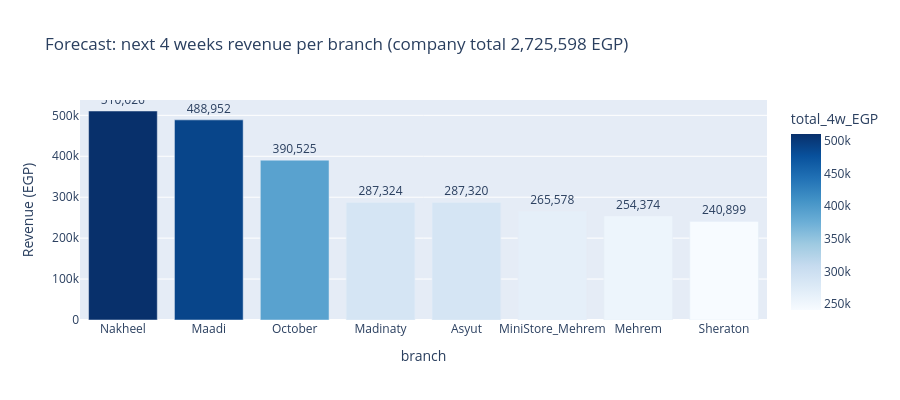

Write notebook code for a chart like this one.
### Code cell
totals = pd.DataFrame([
    {"branch": b, "total_4w_EGP": v["total_4w"]}
    for b, v in next4["per_branch"].items()
]).sort_values("total_4w_EGP", ascending=False)

fig = px.bar(
    totals, x="branch", y="total_4w_EGP", text="total_4w_EGP",
    title=f"Forecast: next 4 weeks revenue per branch (company total {next4['company_total_4w']:,.0f} EGP)",
    color="total_4w_EGP", color_continuous_scale="Blues",
)
fig.update_traces(texttemplate="%{text:,.0f}", textposition="outside")
fig.update_layout(height=400, yaxis_title="Revenue (EGP)")
fig.show()

### Figure 1 — Plotly figure (JSON) as saved in the notebook; plotly's stock layout.template omitted (floating-point values rounded to 4 significant figures)
{"data": [{"alignmentgroup": "True", "hovertemplate": "branch=%{x}<br>total_4w_EGP=%{marker.color}<extra></extra>", "legendgroup": "", "marker": {"color": [510600.0, 489000.0, 390500.0, 287300.0, 287300.0, 265600.0, 254400.0, 240900.0], "coloraxis": "coloraxis", "pattern": {"shape": ""}}, "name": "", "offsetgroup": "", "orientation": "v", "showlegend": false, "text": [510600.0, 489000.0, 390500.0, 287300.0, 287300.0, 265600.0, 254400.0, 240900.0], "textposition": "outside", "texttemplate": "%{text:,.0f}", "type": "bar", "x": ["Nakheel", "Maadi", "October", "Madinaty", "Asyut", "MiniStore_Mehrem", "Mehrem", "Sheraton"], "xaxis": "x", "y": [510600.0, 489000.0, 390500.0, 287300.0, 287300.0, 265600.0, 254400.0, 240900.0], "yaxis": "y"}], "layout": {"barmode": "relative", "coloraxis": {"colorbar": {"title": {"text": "total_4w_EGP"}}, "colorscale": [[0, "rgb(247,251,255)"], [0.125, "rgb(222,235,247)"], [0.25, "rgb(198,219,239)"], [0.375, "rgb(158,202,225)"], [0.5, "rgb(107,174,214)"], [0.625, "rgb(66,146,198)"], [0.75, "rgb(33,113,181)"], [0.875, "rgb(8,81,156)"], [1, "rgb(8,48,107)"]]}, "height": 400, "legend": {"tracegroupgap": 0}, "title": {"text": "Forecast: next 4 weeks revenue per branch (company total 2,725,598 EGP)"}, "xaxis": {"anchor": "y", "domain": [0, 1], "title": {"text": "branch"}}, "yaxis": {"anchor": "x", "domain": [0, 1], "title": {"text": "Revenue (EGP)"}}}}
